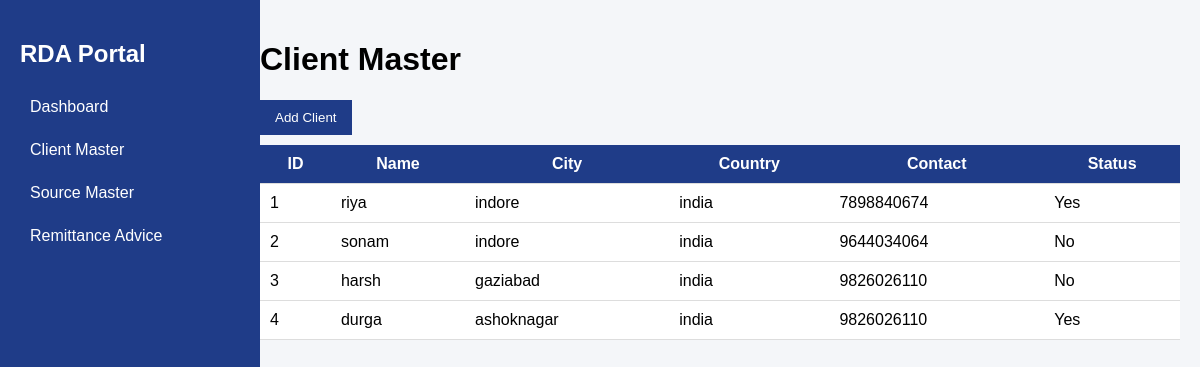
The app's page /clients with its own data.
### models.py (models this page shows)
class Client(db.Model):
    __tablename__ = "clients"
    id = db.Column(db.Integer, primary_key=True)
    name = db.Column(db.String(200))
    city = db.Column(db.String(100))
    country = db.Column(db.String(100))
    contact = db.Column(db.String(50))
    active = db.Column(db.String(10), default="Yes")
    created_at = db.Column(db.DateTime, default=datetime.utcnow)

### app.py (the view)
@app.route("/clients")
def clients():
    clients = Client.query.order_by(Client.id).all()
    return render_template("clients.html", clients=clients)

### templates/clients.html (shortened to what this page needs)
<!DOCTYPE html>
<html>
<head>
    <link rel="stylesheet" href="{{ url_for('static', filename='styles.css') }}">
</head>
<body>
<div class="sidebar">
    <h2>RDA Portal</h2>
    <a href="/dashboard">Dashboard</a>
    <a href="/clients">Client Master</a>
    <a href="/sources">Source Master</a>
    <a href="/remittance">Remittance Advice</a>
</div>
<div class="content">
    <h1>Client Master</h1>
    <button onclick="window.location.href='/add_client'">Add Client</button>
    <table>
        <thead>
            <tr>
                <th>ID</th>
                <th>Name</th>
                <th>City</th>
                <th>Country</th>
                <th>Contact</th>
                <th>Status</th>
            </tr>
        </thead>
        <tbody>
            {% if clients %}
                {% for c in clients %}
                <tr>
                    <td>{{ c.id }}</td>
                    <td>{{ c.name }}</td>
                    <td>{{ c.city }}</td>
                    <td>{{ c.country }}</td>
                    <td>{{ c.contact }}</td>
                    <td>{{ c.active }}</td>
                </tr>
                {% endfor %}
            {% else %}
                <tr>
                    <td colspan="6" style="text-align: center; padding: 20px;">
                        No clients yet. Add a client to get started!
                    </td>
                </tr>
            {% endif %}
        </tbody>
    </table>
</div>
</body>
</html>

### static/styles.css (style rules this page uses)
body { font-family: Arial; margin: 0; background: #f4f6f9; }
.sidebar { width: 220px; height: 100vh; background: #1f3c88; position: fixed; padding: 20px; color: white; }
.sidebar a { display: block; color: white; padding: 10px; text-decoration: none; margin-top: 5px; }
.content { margin-left: 240px; padding: 20px; }
table { width: 100%; border-collapse: collapse; background: white; }
th, td { padding: 10px; border-bottom: 1px solid #ddd; }
th { background: #1f3c88; color: white; }
button { background: #1f3c88; color: white; padding: 10px 15px; border: none; margin-bottom: 10px; cursor: pointer; }

### records on screen
Client: id "1", name "riya", city "indore", country "india", contact "7898840674", active "Yes"
Client: id "2", name "sonam", city "indore", country "india", contact "9644034064", active "No"
Client: id "3", name "harsh", city "gaziabad", country "india", contact "9826026110", active "No"
Client: id "4", name "durga", city "ashoknagar", country "india", contact "9826026110", active "Yes"
